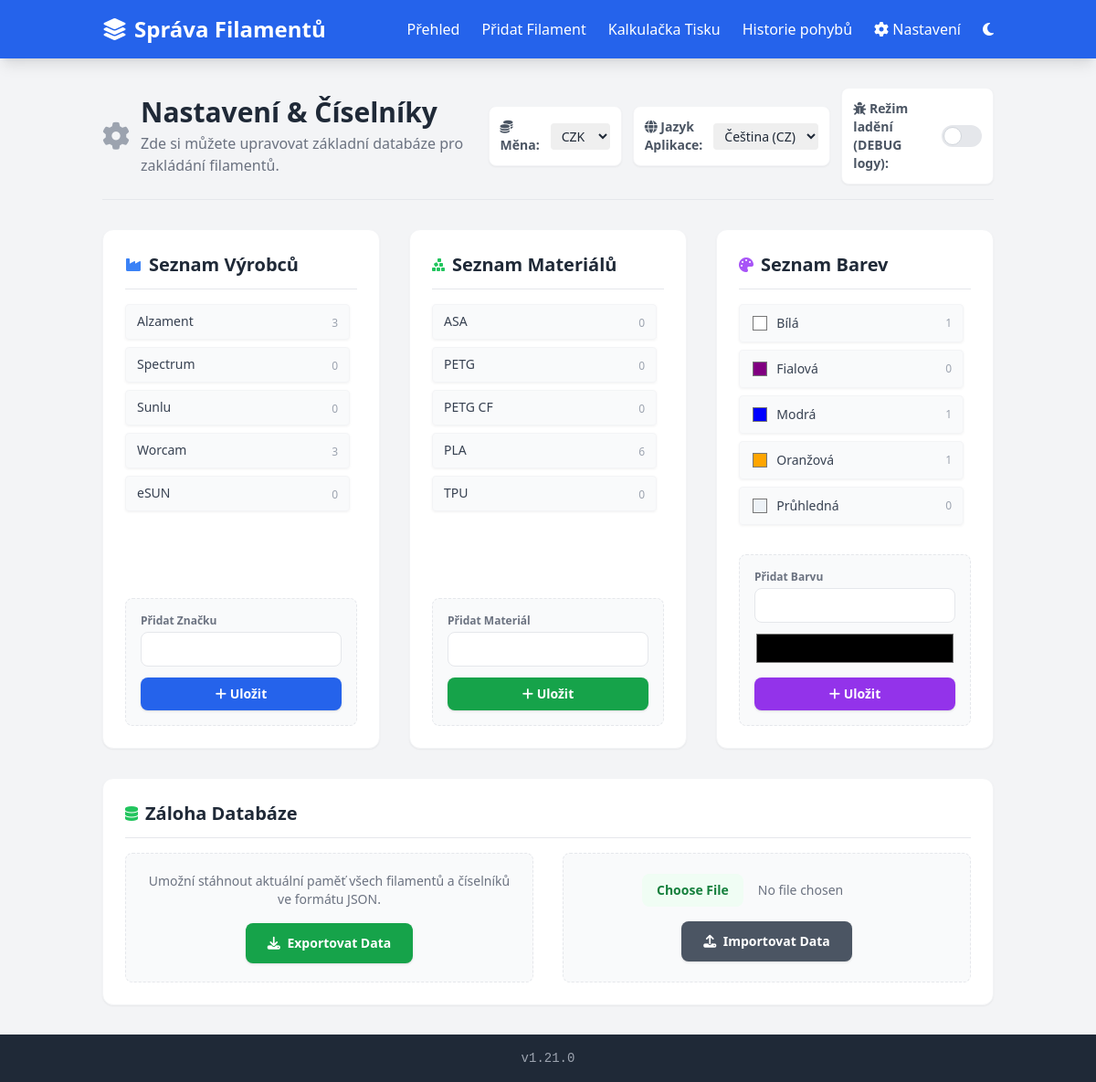
The page /settings on the database its author committed.
### models.py (models this page shows)
class AppSetting(db.Model):
    id = db.Column(db.Integer, primary_key=True)
    lang = db.Column(db.String(10), default='cs')
    kwh_price = db.Column(db.Float, default=5.0)
    printer_power = db.Column(db.Integer, default=150)
    currency = db.Column(db.String(10), default='CZK')
    debug_logging = db.Column(db.Boolean, default=False)
    theme = db.Column(db.String(10), default='light')
    view_mode = db.Column(db.String(10), default='card')

class Brand(db.Model):
    id = db.Column(db.Integer, primary_key=True)
    name = db.Column(db.String(100), unique=True, nullable=False)

class Material(db.Model):
    id = db.Column(db.Integer, primary_key=True)
    name = db.Column(db.String(50), unique=True, nullable=False)

class Color(db.Model):
    id = db.Column(db.Integer, primary_key=True)
    name = db.Column(db.String(100), unique=True, nullable=False)
    hex_value = db.Column(db.String(20), nullable=True)

### routes/settings.py (the view, shortened to what this page needs)
    @app.route('/settings', methods=['GET', 'POST'])
    def settings():
        brands = Brand.query.order_by(Brand.name).all()
        colors = Color.query.order_by(Color.name).all()
        materials = Material.query.order_by(Material.name).all()
        app_settings = AppSetting.query.first()
        return render_template(
            'settings.html',
            brands=brands, colors=colors, materials=materials, app_settings=app_settings,
        )

### utils.py (called while the page is built)
def get_settings():
    return AppSetting.query.first()

### templates/settings.html (shortened to what this page needs)
{% extends "base.html" %}
{% block content %}
<div class="max-w-6xl mx-auto">
    <div class="flex flex-col md:flex-row md:items-center justify-between mb-8 pb-4 border-b border-gray-200 gap-4">
        <div class="flex items-center gap-3">
            <i class="fa-solid fa-cog text-3xl text-gray-400"></i>
            <div>
                <h1 class="text-3xl font-bold text-gray-800">{{ t('settings_title') }}</h1>
                <p class="text-gray-500 mt-1">{{ t('settings_desc') }}</p>
            </div>
        </div>
        <div class="flex flex-col sm:flex-row items-stretch sm:items-center gap-3 w-full md:w-auto">
            <form method="POST" class="bg-white p-3 rounded-lg shadow-sm border border-gray-100 flex items-center justify-between sm:justify-start gap-3 w-full sm:w-auto">
                <label class="font-semibold text-gray-600 text-sm"><i class="fa-solid fa-coins"></i> {{ t('currency') }}:</label>
                <select name="currency" onchange="this.form.submit()" class="border-gray-300 rounded px-2 py-1 text-sm focus:ring-blue-500 w-full sm:w-auto">
                    <option value="CZK" {% if current_currency == 'CZK' %}selected{% endif %}>CZK</option>
                </select>
            </form>
            <form method="POST" class="bg-white p-3 rounded-lg shadow-sm border border-gray-100 flex items-center justify-between sm:justify-start gap-3 w-full sm:w-auto">
                <label class="font-semibold text-gray-600 text-sm"><i class="fa-solid fa-globe"></i> {{ t('language') }}:</label>
                <select name="lang" onchange="this.form.submit()" class="border-gray-300 rounded px-2 py-1 text-sm focus:ring-blue-500 w-full sm:w-auto">
                    <option value="cs" {% if current_lang == 'cs' %}selected{% endif %}>Čeština (CZ)</option>
                </select>
            </form>
            <form method="POST" class="bg-white p-3 rounded-lg shadow-sm border border-gray-100 flex items-center justify-between sm:justify-start gap-3 w-full sm:w-auto">
                <label class="font-semibold text-gray-600 text-sm"><i class="fa-solid fa-bug"></i> {{ t('debug_logging') }}:</label>
                <label class="relative inline-flex items-center cursor-pointer">
                    <div class="w-11 h-6 bg-gray-200 peer-focus:outline-none rounded-full peer peer-checked:after:translate-x-full peer-checked:after:border-white after:content-[''] after:absolute after:top-[2px] after:left-[2px] after:bg-white after:border-gray-300 after:border after:rounded-full after:h-5 after:w-5 after:transition-all peer-checked:bg-blue-600"></div>
                </label>
            </form>
        </div>
    </div>
    <div class="grid grid-cols-1 md:grid-cols-2 lg:grid-cols-3 gap-8">
        <div class="bg-white rounded-xl shadow-sm border border-gray-100 p-6 flex flex-col">
            <div class="flex items-center gap-2 mb-4 border-b pb-3">
                <i class="fa-solid fa-industry text-blue-500"></i>
                <h2 class="text-xl font-bold text-gray-800">{{ t('brands_list') }}</h2>
            </div>
            <ul class="mb-6 text-sm flex-grow overflow-y-auto filter drop-shadow-sm space-y-2 pr-2" style="max-height: 250px;">
                {% for b in brands %}
                <li class="py-2 px-3 bg-gray-50 border border-gray-100 rounded flex justify-between group relative">
                    <form method="POST" class="flex items-center gap-2 w-full pr-6">
                        <input type="text" name="name" value="{{ b.name }}" class="bg-transparent border-b border-transparent focus:border-blue-300 outline-none font-medium text-gray-700 w-full text-sm">
                    </form>
                    <span class="text-gray-400 text-xs whitespace-nowrap pt-1 ml-1 {% if b.filaments|length == 0 %}group-hover:hidden{% endif %}">{{ b.filaments|length }}</span>
                </li>
                {% endfor %}
            </ul>
            <form method="POST" class="mt-auto bg-gray-50 p-4 rounded-lg border border-dashed border-gray-200">
                <label class="text-xs font-bold text-gray-500 mb-1 block">{{ t('add_brand') }}</label>
                <input type="text" name="name" class="w-full border rounded-lg px-3 py-2 text-sm mb-3 focus:ring-2 focus:ring-blue-500 outline-none" required>
                <button type="submit" class="w-full bg-blue-600 hover:bg-blue-700 transition-colors text-white font-semibold py-2 rounded-lg text-sm shadow">
                    <i class="fa-solid fa-plus"></i> {{ t('save') }}
                </button>
            </form>
        </div>
        <div class="bg-white rounded-xl shadow-sm border border-gray-100 p-6 flex flex-col">
            <div class="flex items-center gap-2 mb-4 border-b pb-3">
                <i class="fa-solid fa-cubes-stacked text-green-500"></i>
                <h2 class="text-xl font-bold text-gray-800">{{ t('materials_list') }}</h2>
            </div>
            <ul class="mb-6 text-sm flex-grow overflow-y-auto filter drop-shadow-sm space-y-2 pr-2" style="max-height: 250px;">
                {% for m in materials %}
                <li class="py-2 px-3 bg-gray-50 border border-gray-100 rounded flex justify-between group relative">
                    <form method="POST" class="flex items-center gap-2 w-full pr-6">
                        <input type="text" name="name" value="{{ m.name }}" class="bg-transparent border-b border-transparent focus:border-green-300 outline-none font-medium text-gray-700 w-full text-sm">
                    </form>
                    <span class="text-gray-400 text-xs whitespace-nowrap pt-1 ml-1 {% if m.filaments|length == 0 %}group-hover:hidden{% endif %}">{{ m.filaments|length }}</span>
                </li>
                {% endfor %}
            </ul>
            <form method="POST" class="mt-auto bg-gray-50 p-4 rounded-lg border border-dashed border-gray-200">
                <label class="text-xs font-bold text-gray-500 mb-1 block">{{ t('add_material') }}</label>
                <input type="text" name="name" class="w-full border rounded-lg px-3 py-2 text-sm mb-3 focus:ring-2 focus:ring-green-500 outline-none" required>
                <button type="submit" class="w-full bg-green-600 hover:bg-green-700 transition-colors text-white font-semibold py-2 rounded-lg text-sm shadow">
                    <i class="fa-solid fa-plus"></i> {{ t('save') }}
                </button>
            </form>
        </div>
        <div class="bg-white rounded-xl shadow-sm border border-gray-100 p-6 flex flex-col">
            <div class="flex items-center gap-2 mb-4 border-b pb-3">
                <i class="fa-solid fa-palette text-purple-500"></i>
                <h2 class="text-xl font-bold text-gray-800">{{ t('colors_list') }}</h2>
            </div>
            <ul class="mb-6 text-sm flex-grow overflow-y-auto filter drop-shadow-sm space-y-2 pr-2" style="max-height: 250px;">
                {% for c in colors %}
                <li class="py-2 px-3 bg-gray-50 border border-gray-100 rounded flex justify-between items-center group relative">
                    <form method="POST" class="flex items-center gap-2 w-full pr-6">
                        <input type="color" name="hex_value" value="{{ c.hex_value }}" class="w-6 h-6 rounded cursor-pointer border-0 p-0 block bg-transparent" title="{{ t('edit') }}">
                        <input type="text" name="name" value="{{ c.name }}" class="bg-transparent border-b border-transparent focus:border-purple-300 outline-none font-medium text-gray-700 w-full text-sm">
                    </form>
                    <span class="text-gray-400 text-xs whitespace-nowrap ml-1 {% if c.filaments|length == 0 %}group-hover:hidden{% endif %}">{{ c.filaments|length }}</span>
                </li>
                {% endfor %}
            </ul>
            <form method="POST" class="mt-auto bg-gray-50 p-4 rounded-lg border border-dashed border-gray-200">
                <label class="text-xs font-bold text-gray-500 mb-1 block">{{ t('add_color') }}</label>
                <input type="text" name="name" class="w-full border rounded-lg px-3 py-2 text-sm mb-2 focus:ring-2 focus:ring-purple-500 outline-none" required>
                <div class="flex items-center gap-2 mb-3">
                    <input type="color" name="hex_value" class="h-10 w-full border-0 rounded cursor-pointer bg-transparent" required>
                </div>
                <button type="submit" class="w-full bg-purple-600 hover:bg-purple-700 transition-colors text-white font-semibold py-2 rounded-lg text-sm shadow">
                    <i class="fa-solid fa-plus"></i> {{ t('save') }}
                </button>
            </form>
        </div>
    </div>
    <div class="mt-8 bg-white rounded-xl shadow-sm border border-gray-100 p-6">
        <div class="flex items-center gap-2 mb-4 border-b pb-3">
            <i class="fa-solid fa-database text-green-500"></i>
            <h2 class="text-xl font-bold text-gray-800">{{ t('database_backup') }}</h2>
        </div>
        <div class="grid grid-cols-1 md:grid-cols-2 gap-8">
            <div class="bg-gray-50 rounded-lg p-5 border border-dashed border-gray-200 text-center">
                <p class="text-gray-500 text-sm mb-4">{{ t('export_desc') }}</p>
                <a href="{{ url_for('export_data') }}" class="inline-block bg-green-600 hover:bg-green-700 transition-colors text-white font-bold py-3 px-6 rounded-lg text-sm shadow">
                    <i class="fa-solid fa-download mr-1"></i> {{ t('export_db') }}
                </a>
            </div>
            <form action="{{ url_for('import_data') }}" method="POST" enctype="multipart/form-data" class="bg-gray-50 rounded-lg p-5 border border-dashed border-gray-200 text-center flex flex-col justify-center items-center">
                <input type="file" name="file" accept=".json" class="mb-4 text-sm text-gray-500 file:mr-4 file:py-2 file:px-4 file:rounded-lg file:border-0 file:text-sm file:font-semibold file:bg-green-50 file:text-green-700 hover:file:bg-green-100 cursor-pointer" required title="{{ t('import_hint') }}">
                <button type="submit" class="w-full sm:w-auto bg-gray-600 hover:bg-gray-700 transition-colors text-white font-bold py-3 px-6 rounded-lg text-sm shadow" onclick="return confirm('{{ t('import_confirm') }}');">
                    <i class="fa-solid fa-upload mr-1"></i> {{ t('import_db') }}
                </button>
            </form>
        </div>
    </div>
</div>
{% endblock %}

### rows shown on the page
AppSetting: currency "CZK", lang "Čeština (CZ)"
Brand: name "Alzament", filaments|length "3"
Brand: name "Spectrum", filaments|length "0"
Brand: name "Sunlu", filaments|length "0"
Brand: name "Worcam", filaments|length "3"
Brand: name "eSUN", filaments|length "0"
Material: name "ASA", filaments|length "0"
Material: name "PETG", filaments|length "0"
Material: name "PETG CF", filaments|length "0"
Material: name "PLA", filaments|length "6"
Material: name "TPU", filaments|length "0"
Color: hex_value "#ffffff", name "Bílá", filaments|length "1"
Color: hex_value "#800080", name "Fialová", filaments|length "0"
Color: hex_value "#0000ff", name "Modrá", filaments|length "1"
Color: hex_value "#ffa500", name "Oranžová", filaments|length "1"
Color: hex_value "#edf2f7", name "Průhledná", filaments|length "0"

### other values the page prints
{{ t('title') }} "Správa Filamentů"
{{ t('overview') }} "Přehled"
{{ t('add_filament') }} "Přidat Filament"
{{ t('calculator') }} "Kalkulačka Tisku"
{{ t('movement_history') }} "Historie pohybů"
{{ t('settings') }} "Nastavení"
{{ t('settings_title') }} "Nastavení & Číselníky"
{{ t('settings_desc') }} "Zde si můžete upravovat základní databáze pro zakládání filamentů."
{{ t('currency') }} "Měna"
{{ t('language') }} "Jazyk Aplikace"
{{ t('debug_logging') }} "Režim ladění (DEBUG logy)"
{{ t('brands_list') }} "Seznam Výrobců"
{{ t('add_brand') }} "Přidat Značku"
{{ t('save') }} "Uložit"
{{ t('materials_list') }} "Seznam Materiálů"
